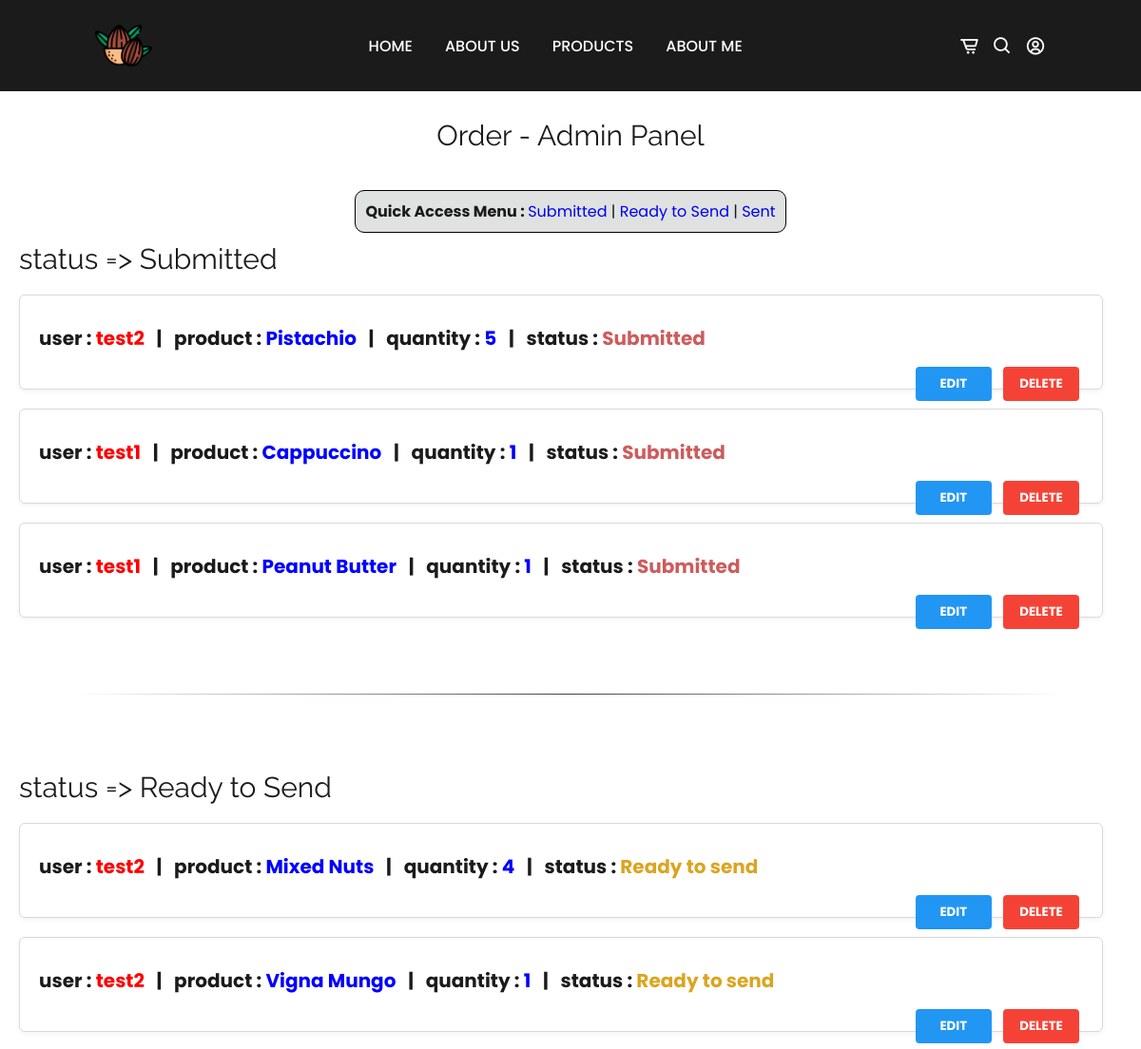
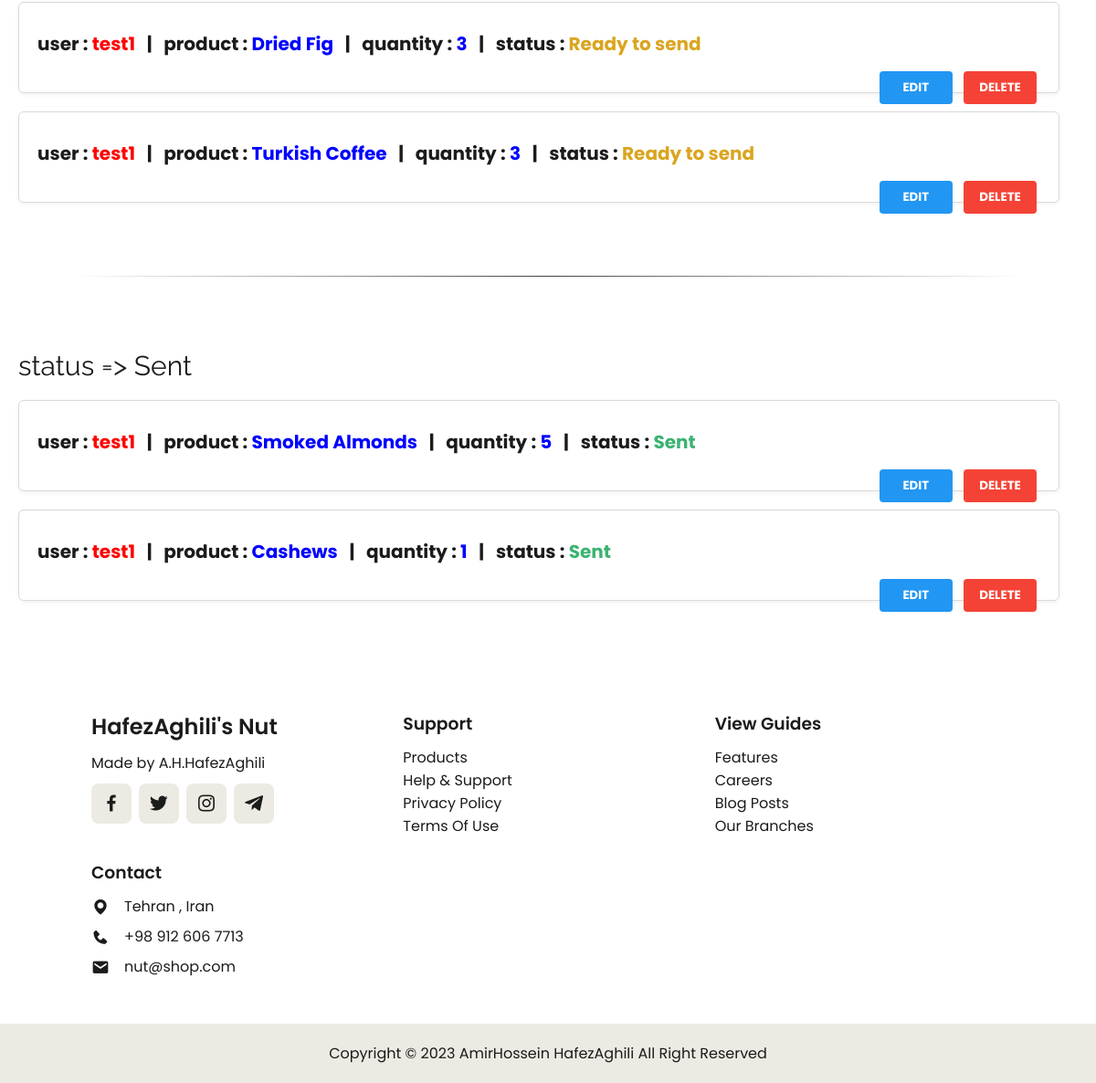
The app's page /panel/order/ with its own data (2 pictures, top to bottom).
### pages/models.py (models this page shows, shortened)
class CartItem(models.Model):
    cart = models.ForeignKey('Cart' , on_delete=models.CASCADE)
    product = models.ForeignKey('Product' , on_delete=models.CASCADE)
    quantity = models.IntegerField()
    status = models.CharField(max_length=50 , default='Submitted' ,choices=[('Submitted','Submitted'),
                                                                            ('Ready to send','Ready to send'),
                                                                            ('Sent','Sent')])

class Cart(models.Model):
    user = models.ForeignKey('accounts.CustomUser', related_name='carts', on_delete=models.CASCADE)
    def __str__(self):
        return str(self.user)

class Product(models.Model):
    name = models.CharField(max_length=50 , blank=False , null=False)
    price = models.DecimalField(max_digits=10,decimal_places=2)
    img = models.ImageField()
    quality = models.CharField(max_length= 50 , choices=[('high quality','high quality') ,
                                                         ('medium quality','medium quality') ,
                                                         ('low quality','low quality')])
    supplier = models.ManyToManyField('Supplier')
    category = models.ForeignKey('Category', on_delete=models.CASCADE)
    created_at   = models.DateTimeField(auto_now_add=True)
    expiration_at = models.DateField(default=datetime.now()+timedelta(days=730))
    def __str__(self):
        return self.name

### accounts/models.py (models this page shows)
class CustomUser(AbstractUser):
    city = models.ForeignKey(City, null=True, blank=False ,on_delete=models.CASCADE)
    cart = models.ForeignKey(Cart, null=True, blank=True, on_delete=models.CASCADE)
    phone_regex  = RegexValidator(regex=r'^\+?98?\d{9,15}$', message="Phone number must be entered in the format: '+989123456789'. Up to 15 digits allowed.")
    phone_number = models.CharField(validators=[phone_regex], max_length=17, blank=True , default="+989123456789") # Validators should be a list
    def __str__(self):
        return self.username

### pages/views.py (the view)
# urls.py: path('panel/order/',OrderListView.as_view(),name='order_view'),
class OrderListView(ListView):
    model = CartItem
    template_name = 'panel/order/order_view.html'
    context_object_name = 'cartitem'

### templates/panel/order/order_view.html (shortened to what this page needs)
{% extends 'register_base.html' %}
{% load static %}
    {% block styles %}
    <link rel="stylesheet" type="text/css" href="{% static 'css/stylesListView3.css' %}">
    {% endblock %}
{% block content %}
<br><br>
<p style="text-align:center" class="title">Order - Admin Panel</p>
<br><br>
<p style="text-align:center;"><span class="access"> <b>Quick Access Menu : </b><a href="#Submitted">Submitted</a> | <a href="#Ready to Send">Ready to Send</a> | <a href="#Sent">Sent</a></span> </p>
<p class="branch" id="Submitted">status =&gt; Submitted<p>
    {% for cartitem in cartitem %}
    {% if cartitem.status == "Submitted" %}
        <div class="list-item">
            <div class="list-title">
                user : <span style="color:red"> {{ cartitem.cart }} </span> &nbsp;&nbsp;|&nbsp;&nbsp;
                product : <span style="color:blue"> {{ cartitem.product }} </span> &nbsp;&nbsp;|&nbsp;&nbsp;
                quantity : <span style="color:blue"> {{ cartitem.quantity }} </span> &nbsp;&nbsp;|&nbsp;&nbsp;
                status : <span style="color:IndianRed"> {{ cartitem.status }} </span>
                <div class="list-buttons" style="text-align:right;">
                    <a href="{% url 'order_update' cartitem.pk %}"><button class="button-edit">Edit</button></a>
                    <a href="{% url 'order_delete' cartitem.pk %}"><button class="button-delete">Delete</button></a>
                </div>
        </div>
        </div>
        {% endif %}
    {% endfor %}
    <hr>
    <p class="branch" id="Ready to Send">status =&gt; Ready to Send<p>
        {% for cartitem in cartitem %}
        {% if cartitem.status == 'Ready to send' %}
        <div class="list-item">
            <div class="list-title">
                user : <span style="color:red"> {{ cartitem.cart }} </span> &nbsp;&nbsp;|&nbsp;&nbsp;
                product : <span style="color:blue"> {{ cartitem.product }} </span> &nbsp;&nbsp;|&nbsp;&nbsp;
                quantity : <span style="color:blue"> {{ cartitem.quantity }} </span> &nbsp;&nbsp;|&nbsp;&nbsp;
                status : <span style="color:Goldenrod"> {{ cartitem.status }} </span>
                <div class="list-buttons" style="text-align:right;">
                    <a href="{% url 'order_update' cartitem.pk %}"><button class="button-edit">Edit</button></a>
                    <a href="{% url 'order_delete' cartitem.pk %}"><button class="button-delete">Delete</button></a>
                </div>
        </div>
        </div>
            {% endif %}
        {% endfor %}
        <hr>
<p class="branch" id="Sent">status =&gt; Sent<p>
    {% for cartitem in cartitem %}
    {% if cartitem.status == "Sent" %}
    <div class="list-item">
        <div class="list-title">
            user : <span style="color:red"> {{ cartitem.cart }} </span> &nbsp;&nbsp;|&nbsp;&nbsp;
            product : <span style="color:blue"> {{ cartitem.product }} </span> &nbsp;&nbsp;|&nbsp;&nbsp;
            quantity : <span style="color:blue"> {{ cartitem.quantity }} </span> &nbsp;&nbsp;|&nbsp;&nbsp;
            status : <span style="color:MediumSeaGreen"> {{ cartitem.status }} </span>
            <div class="list-buttons" style="text-align:right;">
                <a href="{% url 'order_update' cartitem.pk %}"><button class="button-edit">Edit</button></a>
                <a href="{% url 'order_delete' cartitem.pk %}"><button class="button-delete">Delete</button></a>
            </div>
    </div>
    </div>
        {% endif %}
    {% endfor %}
<br><br>
{% endblock %}

### static/css/stylesHome.css (style rules this page uses)
* { font-family: 'Poppins', sans-serif; margin: 0; padding: 0; box-sizing: border-box; scroll-padding-top: 4rem; scroll-behavior: smooth; list-style: none; text-decoration: none; }
:root { --main-color:#bc9667; --second-color:#edeae3; --text-color:#1b1b1b; --bg-color:#ffffff; --box-shadow: 2px 2px 10px 4px rgb(14 55 54 / 15%); }
body { color: var(--text-color); }
hr { background-color: #fff; padding: 0; margin: 0px; border: 0; height: 0.5px; background-image: linear-gradient(to right, rgba(0, 0, 0, 0), rgba(0, 0, 0, 0.75), rgba(0, 0, 0, 0)); }

### static/css/stylesListView3.css (style rules this page uses)
.branch { font-family: 'Raleway', sans-serif; font-size: 30px; margin: 20px 20px; }
.title { font-family: 'Raleway', sans-serif; font-size: 30px; }
.list-item { width: 95%; height: 100px; margin: 20px 20px; padding: 20px; background-color: #fff; border: 1px solid #d9d9d9; box-shadow: 0 2px 5px rgba(0, 0, 0, 0.05); border-radius: 6px; transition: box-shadow 0.3s ease; }
.list-title { font-size: 20px; font-weight: bold; margin: 10px 0; }
.list-buttons { margin-top: 10px; align-items: right; justify-content: right; }
.button-edit, .button-delete ,.button-new { margin: 5px 4px; padding: 8px 16px; border-radius: 4px; background-color: #2196F3; color: #fff; font-weight: bold; text-transform: uppercase; border: none; cursor: pointer; transition: background-color 0.3s ease; width: 80px; text-align: center; }
.button-delete { background-color: #F44336; }
.list-item:before, .list-item:after { content: ''; display: table; }
.list-item:after { clear: both; }
hr { background-color: #fff; padding: 0; margin: 80px; border: 0; height: 1px; background-image: linear-gradient(to right, rgba(0, 0, 0, 0), rgba(0, 0, 0, 0.75), rgba(0, 0, 0, 0)); }
.access { border: 1px solid #000; background-color: #dfe2e1; padding: 10px; border-radius: 10px; }

### records on screen
CartItem: cart "test2", product "Pistachio", quantity "5", status "Submitted"
CartItem: cart "test1", product "Cappuccino", quantity "1", status "Submitted"
CartItem: cart "test1", product "Peanut Butter", quantity "1", status "Submitted"
CartItem: cart "test2", product "Mixed Nuts", quantity "4", status "Ready to send"
CartItem: cart "test2", product "Vigna Mungo", quantity "1", status "Ready to send"
CartItem: cart "test1", product "Dried Fig", quantity "3", status "Ready to send"
CartItem: cart "test1", product "Turkish Coffee", quantity "3", status "Ready to send"
CartItem: cart "test1", product "Smoked Almonds", quantity "5", status "Sent"
CartItem: cart "test1", product "Cashews", quantity "1", status "Sent"
